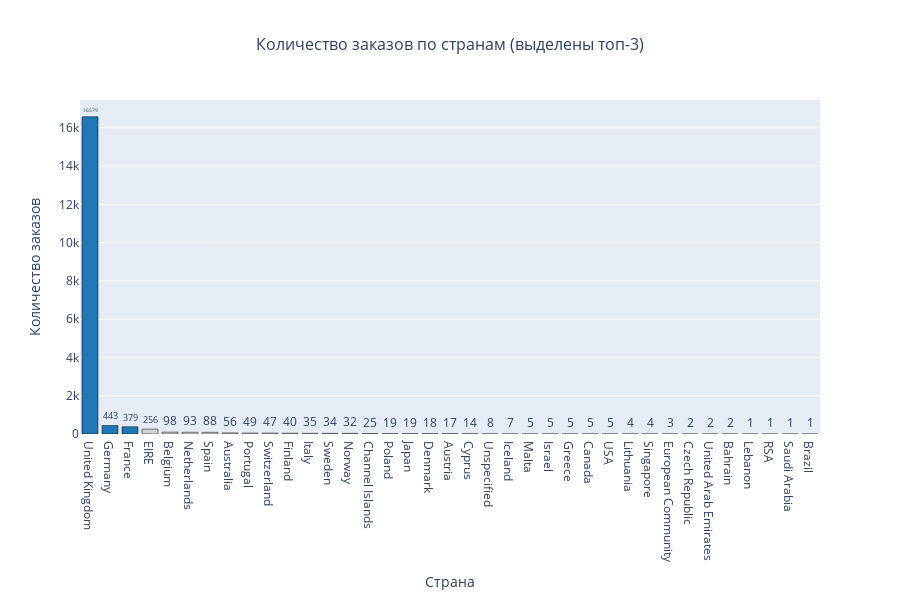

Notebook source saved alongside this figure:
### Markdown cell above
### Задание 4.2
Мы посмотрели на распределение клиентов в разрезе стран. А что насчёт заказов?

Постройте визуализацию и выделите топ-3 стран по количеству поступающих заказов.

* Великобритания (United Kingdom)
* Германия (Germany)
* Франция (France)
* Нидерланды (Netherlands)
* Ирландия (EIRE)
* Австралия (Australia)

### Code cell
# Подсчитываем количество уникальных заказов (InvoiceNo) в каждой стране
orders_by_country = data.groupby('Country')['InvoiceNo'].nunique().sort_values(ascending=False)

# Подготавливаем данные для визуализации
df_orders = pd.DataFrame({
    'Country': orders_by_country.index,
    'Orders': orders_by_country.values
})

# Выделяем топ-3 стран
top3_countries = orders_by_country.head(3)
print("Топ-3 стран по количеству заказов:")
print("="*60)
for i, (country, orders) in enumerate(top3_countries.items(), 1):
    print(f"{i}. {country}: {orders} заказов")
print("="*60)

# Создаём цветовую схему: топ-3 выделяем одним цветом, остальные - другим
df_orders['Color'] = df_orders['Country'].apply(
    lambda x: '#1f77b4' if x in top3_countries.index else '#d3d3d3'
)

# Строим столбчатую диаграмму
fig = px.bar(
    df_orders,
    x='Country',
    y='Orders',
    color='Color',
    color_discrete_map={'#1f77b4': '#1f77b4', '#d3d3d3': '#d3d3d3'},
    title='Количество заказов по странам (выделены топ-3)',
    labels={'Orders': 'Количество заказов', 'Country': 'Страна'},
    text='Orders'
)

# Настраиваем внешний вид
fig.update_traces(
    texttemplate='%{text}',
    textposition='outside',
    marker_line_color='black',
    marker_line_width=0.5
)

fig.update_layout(
    title_font_size=16,
    title_x=0.5,
    xaxis_title='Страна',
    yaxis_title='Количество заказов',
    height=600,
    showlegend=False,
    xaxis={'categoryorder': 'total descending'}
)

fig.show()

# Дополнительно: строим интерактивную карту (choropleth)
fig_map = px.choropleth(
    df_orders,
    locations='Country',
    locationmode='country names',
    color='Orders',
    hover_name='Country',
    hover_data={'Orders': True},
    color_continuous_scale='Blues',
    title='Количество заказов по странам (карта)',
    labels={'Orders': 'Количество заказов'}
)

fig_map.update_layout(
    title_font_size=16,
    title_x=0.5,
    height=600
)

fig_map.show()

# Выводим полную статистику
print("\nПолная статистика по заказам по странам:")
print("="*60)
print(orders_by_country)
print("="*60)

### Figure 1 — Plotly figure (JSON) as saved in the notebook; plotly's stock layout.template omitted (floating-point values rounded to 4 significant figures)
{"data": [{"alignmentgroup": "True", "hovertemplate": "Color=#1f77b4<br>Страна=%{x}<br>Количество заказов=%{text}<extra></extra>", "legendgroup": "#1f77b4", "marker": {"color": "#1f77b4", "line": {"color": "black", "width": 0.5}, "pattern": {"shape": ""}}, "name": "#1f77b4", "offsetgroup": "#1f77b4", "orientation": "v", "showlegend": true, "text": [16579, 443, 379], "textposition": "outside", "texttemplate": "%{text}", "type": "bar", "x": ["United Kingdom", "Germany", "France"], "xaxis": "x", "y": [16579, 443, 379], "yaxis": "y"}, {"alignmentgroup": "True", "hovertemplate": "Color=#d3d3d3<br>Страна=%{x}<br>Количество заказов=%{text}<extra></extra>", "legendgroup": "#d3d3d3", "marker": {"color": "#d3d3d3", "line": {"color": "black", "width": 0.5}, "pattern": {"shape": ""}}, "name": "#d3d3d3", "offsetgroup": "#d3d3d3", "orientation": "v", "showlegend": true, "text": [256, 98, 93, 88, 56, 49, 47, 40, 35, 34, 32, 25, 19, 19, 18, 17, 14, 8, 7, 5, 5, 5, 5, 5, 4, 4, 3, 2, 2, 2, 1, 1, 1, 1], "textposition": "outside", "texttemplate": "%{text}", "type": "bar", "x": ["EIRE", "Belgium", "Netherlands", "Spain", "Australia", "Portugal", "Switzerland", "Finland", "Italy", "Sweden", "Norway", "Channel Islands", "Poland", "Japan", "Denmark", "Austria", "Cyprus", "Unspecified", "Iceland", "Malta", "Israel", "Greece", "Canada", "USA", "Lithuania", "Singapore", "European Community", "Czech Republic", "United Arab Emirates", "Bahrain", "Lebanon", "RSA", "Saudi Arabia", "Brazil"], "xaxis": "x", "y": [256, 98, 93, 88, 56, 49, 47, 40, 35, 34, 32, 25, 19, 19, 18, 17, 14, 8, 7, 5, 5, 5, 5, 5, 4, 4, 3, 2, 2, 2, 1, 1, 1, 1], "yaxis": "y"}], "layout": {"barmode": "relative", "height": 600, "legend": {"title": {"text": "Color"}, "tracegroupgap": 0}, "showlegend": false, "title": {"font": {"size": 16}, "text": "Количество заказов по странам (выделены топ-3)", "x": 0.5}, "xaxis": {"anchor": "y", "categoryorder": "total descending", "domain": [0, 1], "title": {"text": "Страна"}}, "yaxis": {"anchor": "x", "domain": [0, 1], "title": {"text": "Количество заказов"}}}}
